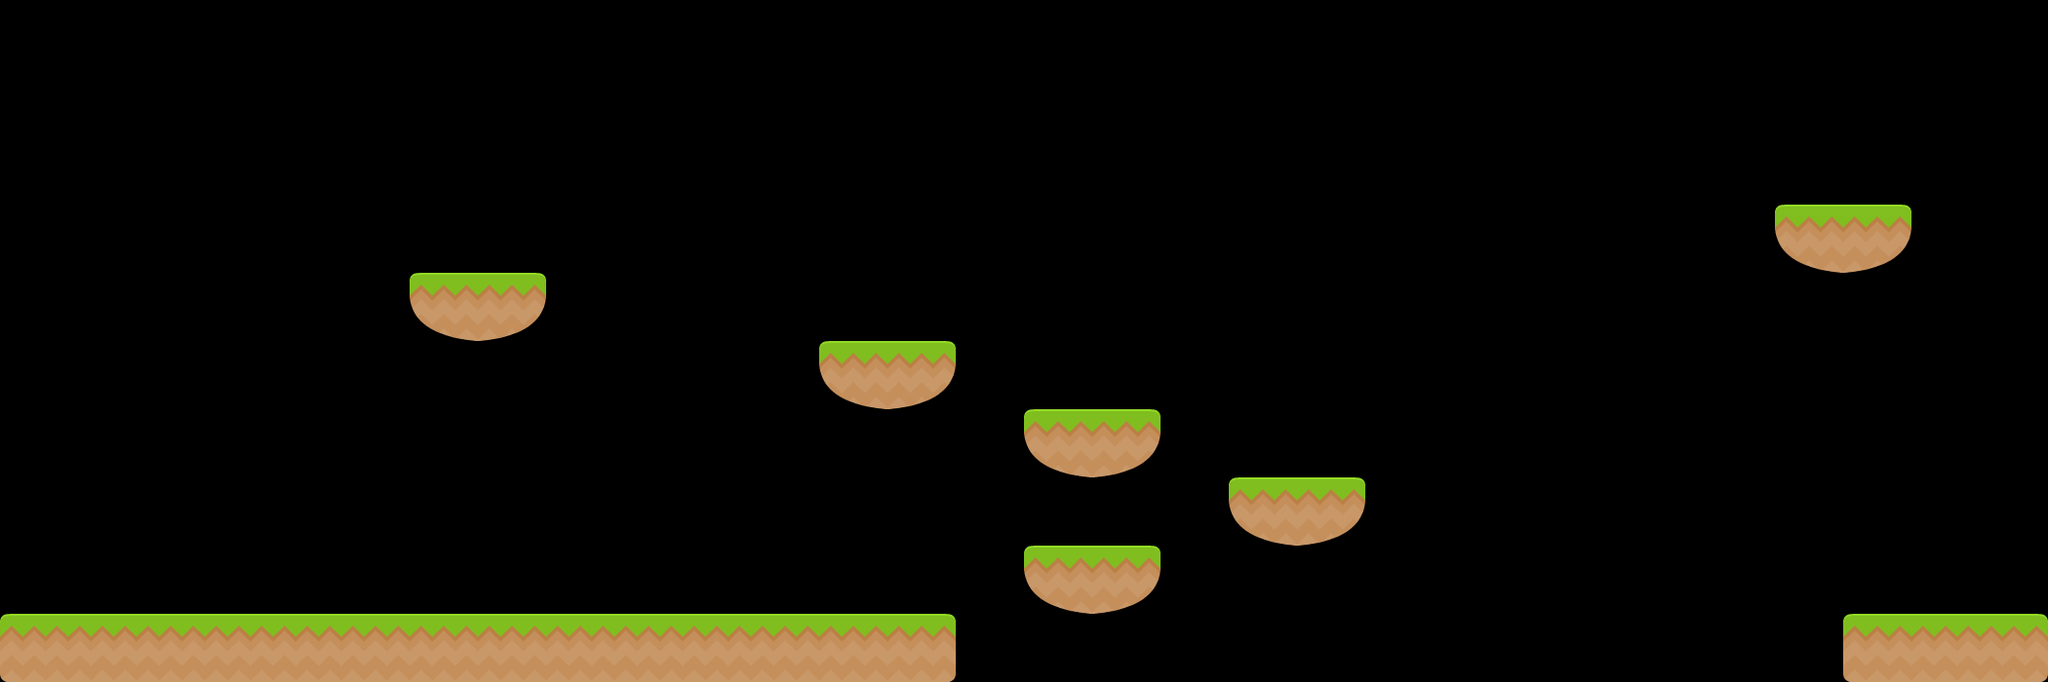

The image is a tile-based game level rendered from a .tmx file. Its description and complete source (layers, tilesets, objects, tile grids) follow:
An orthogonal 30x10 tile map with 70x70 px tiles, 1 tile layer (Tile Layer 1) and 20 objects (8x platform, 5x destrBox, 2x portal, exitSign, doorBot, ...).

<map version="1.2" tiledversion="1.2.3" orientation="orthogonal" renderorder="right-down" width="30" height="10" tilewidth="70" tileheight="70" infinite="0" nextlayerid="3" nextobjectid="59">
 <properties>
  <property name="star1time" type="float" value="20" />
 </properties>
 <tileset firstgid="1" name="tiles_spritesheet" tilewidth="70" tileheight="70" spacing="2" tilecount="156" columns="12">
  <image source="tiles_spritesheet.png" width="914" height="936" />
 </tileset>
 <layer id="1" name="Tile Layer 1" width="30" height="10">
  <data encoding="csv">
0,0,0,0,0,0,0,0,0,0,0,0,0,0,0,0,0,0,0,0,0,0,0,0,0,0,0,0,0,0,
0,0,0,0,0,0,0,0,0,0,0,0,0,0,0,0,0,0,0,0,0,0,0,0,0,0,0,0,0,0,
0,0,0,0,0,0,0,0,0,0,0,0,0,0,0,0,0,0,0,0,0,0,0,0,0,0,0,0,0,0,
0,0,0,0,0,0,0,0,0,0,0,0,0,0,0,0,0,0,0,0,0,0,0,0,0,0,129,105,0,0,
0,0,0,0,0,0,129,105,0,0,0,0,0,0,0,0,0,0,0,0,0,0,0,0,0,0,0,0,0,0,
0,0,0,0,0,0,0,0,0,0,0,0,129,105,0,0,0,0,0,0,0,0,0,0,0,0,0,0,0,0,
0,0,0,0,0,0,0,0,0,0,0,0,0,0,0,129,105,0,0,0,0,0,0,0,0,0,0,0,0,0,
0,0,0,0,0,0,0,0,0,0,0,0,0,0,0,0,0,0,129,105,0,0,0,0,0,0,0,0,0,0,
0,0,0,0,0,0,0,0,0,0,0,0,0,0,0,129,105,0,0,0,0,0,0,0,0,0,0,0,0,0,
116,104,104,104,104,104,104,104,104,104,104,104,104,92,0,0,0,0,0,0,0,0,0,0,0,0,0,116,104,92
</data>
 </layer>
 <objectgroup id="2" name="Object Layer 1">
  <object id="1" type="exitSign" gid="65" x="1960" y="630" width="70" height="70" />
  <object id="3" type="doorBot" gid="58" x="2030" y="630" width="70" height="70" />
  <object id="4" type="doorTop" gid="46" x="2030" y="560" width="70" height="70" />
  <object id="18" type="platform" x="0" y="630" width="980" height="70" />
  <object id="28" type="enemyBox" gid="61" x="770" y="630" width="70" height="70" />
  <object id="38" type="platform" x="1890" y="630" width="210" height="70" />
  <object id="42" type="destrBox" gid="73" x="770" y="630" width="70" height="70" />
  <object id="43" type="destrBox" gid="73" x="770" y="560" width="70" height="70" />
  <object id="44" type="destrBox" gid="73" x="770" y="350" width="70" height="70" />
  <object id="45" type="destrBox" gid="73" x="770" y="420" width="70" height="70" />
  <object id="46" type="destrBox" gid="73" x="770" y="490" width="70" height="70" />
  <object id="48" type="exitTrigger" x="1820" y="140" width="210" height="70" />
  <object id="51" type="portal" gid="98" x="420" y="280" width="70" height="70" />
  <object id="52" type="platform" x="420" y="280" width="140" height="70" />
  <object id="53" type="portal" gid="98" x="1820" y="210" width="70" height="70" />
  <object id="54" type="platform" x="1050" y="560" width="140" height="70" />
  <object id="55" type="platform" x="1260" y="490" width="140" height="70" />
  <object id="56" type="platform" x="1050" y="420" width="140" height="70" />
  <object id="57" type="platform" x="840" y="350" width="140" height="70" />
  <object id="58" type="platform" x="1820" y="210" width="140" height="70" />
 </objectgroup>
</map>
